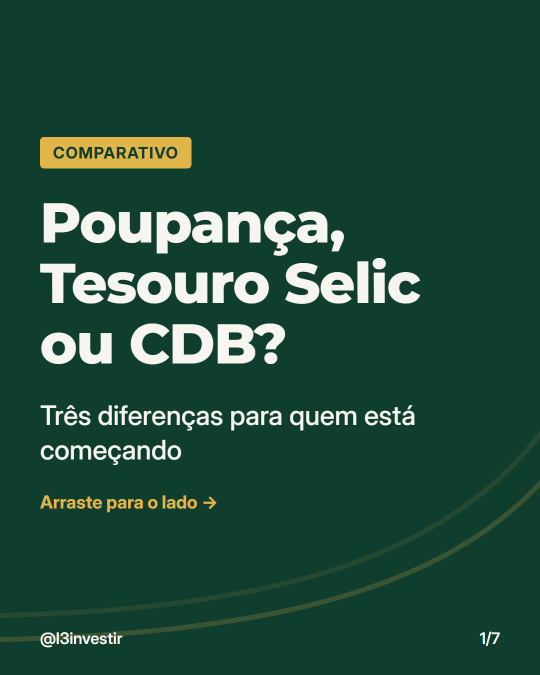
#> input picture fila/2026-11-07/FIN/slide_01.jpg, 1080 x 1350 px, given as the content of the folder ../fila/2026-11-07/FIN/slide_01.jpg, which was not available (shown at 1/2 size)
$ python folha_contato.py ../fila/2026-11-07/FIN/slide_01.jpg
#> lines starting #> are read from the running program, lines starting #| are printed output that depends on the picture
"""Monta previa.jpg com miniaturas do post, para o QA visual gastar menos tokens.

Uso: python scripts/folha_contato.py fila/2026-11-09/FIN [...]
"""
from __future__ import annotations

import math
import sys
from pathlib import Path

from PIL import Image

LARGURA = 320
COLUNAS = 5
ESPACO = 8
ALTURA_CELULA = 570


def miniaturas(pasta: Path) -> list[str]:
    return [p.name for p in sorted(pasta.glob("slide_*.jpg")) + sorted(pasta.glob("story_*.jpg"))]


def gerar(pasta: Path) -> Path:
    nomes = miniaturas(pasta)
    if not nomes:
        raise ValueError(f"nenhuma imagem em {pasta}")
    colunas = min(COLUNAS, len(nomes))
    linhas = math.ceil(len(nomes) / colunas)
    folha = Image.new("RGB", (colunas * LARGURA + (colunas + 1) * ESPACO, linhas * ALTURA_CELULA + (linhas + 1) * ESPACO), "#808080")
#> folha: PIL image 336x586 RGB; every value is 128
    for i, nome in enumerate(nomes):
        with Image.open(pasta / nome) as im:
#> im is the input picture: PIL image 1080x1350 RGB; mean R, G, B 33.2, 75.6, 58.9
            mini = im.convert("RGB")
            mini.thumbnail((LARGURA, ALTURA_CELULA))
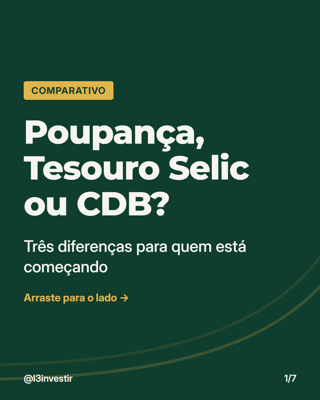
#> mini: PIL image 320x400 RGB; mean R, G, B 33.2, 75.6, 58.9
            folha.paste(mini, (ESPACO + (i % colunas) * (LARGURA + ESPACO), ESPACO + (i // colunas) * (ALTURA_CELULA + ESPACO)))
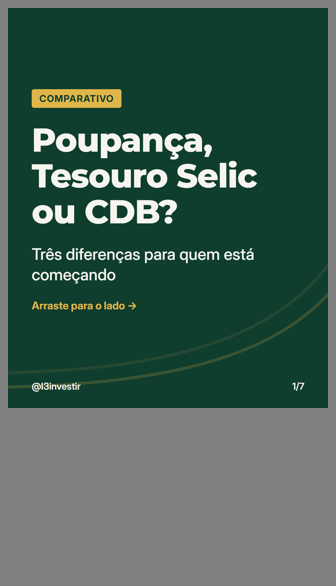
#> folha: PIL image 336x586 RGB; mean R, G, B 66.4, 93.9, 83.1
    saida = pasta / "previa.jpg"
    folha.save(saida, "JPEG", quality=80)
    return saida


if __name__ == "__main__":
    for arg in sys.argv[1:]:
        print(gerar(Path(arg)))

$ run again, on fila/2026-11-07/FIN/slide_02.jpg
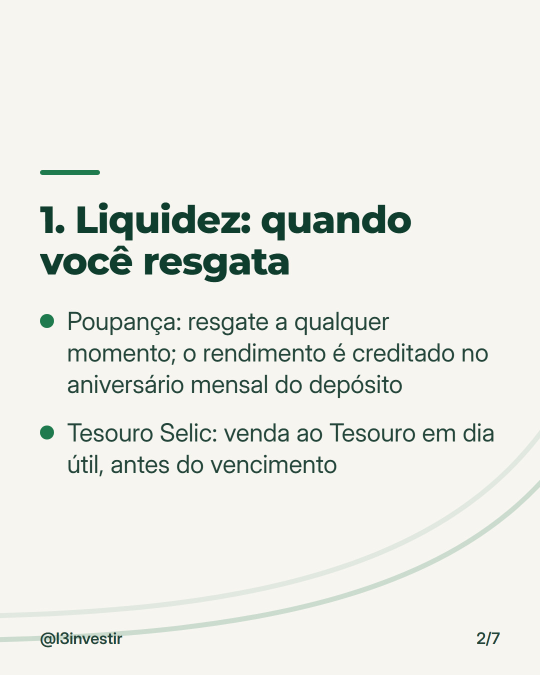
#> input picture fila/2026-11-07/FIN/slide_02.jpg, 1080 x 1350 px, given as the content of the folder ../fila/2026-11-07/FIN/slide_02.jpg, which was not available (shown at 1/2 size)
#> in gerar, im is the input picture: PIL image 1080x1350 RGB; mean R, G, B 234.6, 235.9, 230.3
#> in gerar, `mini.thumbnail((LARGURA, ALTURA_CELULA))`:
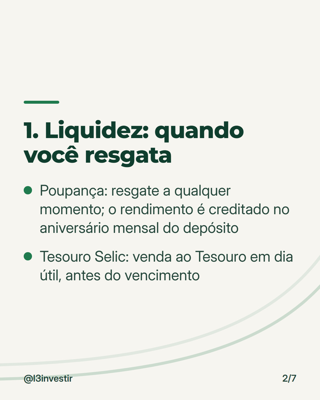
#> mini: PIL image 320x400 RGB; mean R, G, B 234.6, 235.9, 230.3
#> in gerar, `folha.paste(mini, (ESPACO + (i % colunas) * (LARGURA + ESPACO), ESPACO..`:
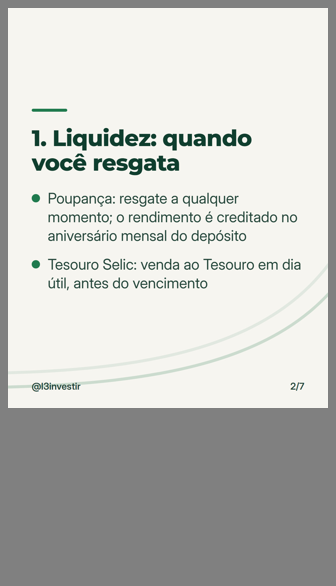
#> folha: PIL image 336x586 RGB; mean R, G, B 197.3, 198.1, 194.5

$ run again, on fila/2026-11-07/FIN/slide_03.jpg
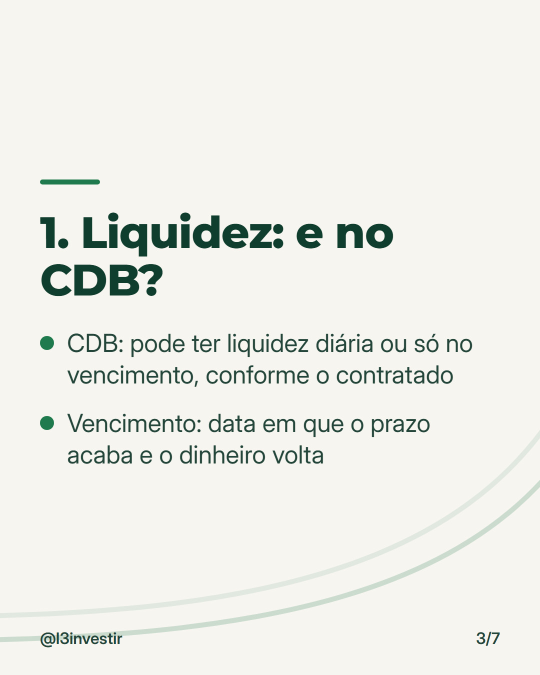
#> input picture fila/2026-11-07/FIN/slide_03.jpg, 1080 x 1350 px, given as the content of the folder ../fila/2026-11-07/FIN/slide_03.jpg, which was not available (shown at 1/2 size)
#> in gerar, im is the input picture: PIL image 1080x1350 RGB; mean R, G, B 236.3, 237.3, 231.8
#> in gerar, `mini.thumbnail((LARGURA, ALTURA_CELULA))`:
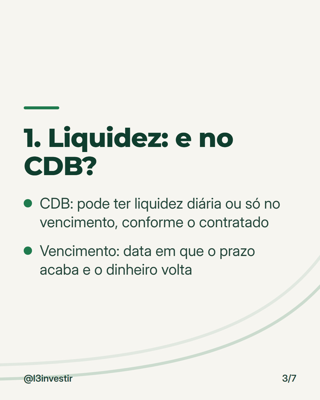
#> mini: PIL image 320x400 RGB; mean R, G, B 236.3, 237.3, 231.8
#> in gerar, `folha.paste(mini, (ESPACO + (i % colunas) * (LARGURA + ESPACO), ESPACO..`:
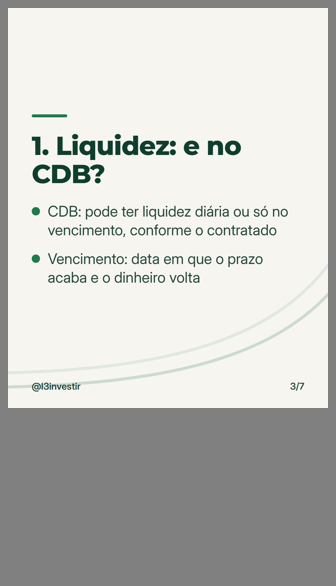
#> folha: PIL image 336x586 RGB; mean R, G, B 198.4, 199.1, 195.5
